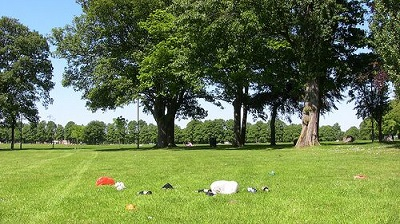
#> input picture Program/He Li/OPENCV/Photos/rubbish_2.jpg, 400 x 224 px
$ python basic.py
#> lines starting #> are read from the running program, lines starting #| are printed output that depends on the picture; after the words box and inside, x2 and y2 are one past the last pixel; in counts of white or black regions, pixels touching at a corner belong together
import cv2 as cv

img = cv.imread('Photos/rubbish_2.jpg')
#> img is the input picture: shape (224, 400, 3); mean B, G, R 77.6, 124.7, 107.1
cv.imshow("rubbish", img)

# Converting to grayscale (灰度变换)
gray = cv.cvtColor(img, cv.COLOR_BGR2GRAY)
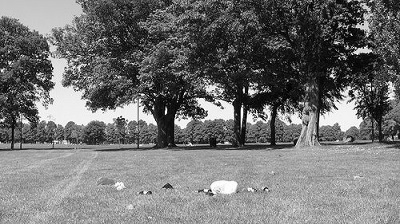
#> gray: shape (224, 400); min 0, max 255, mean 114.1
cv.imshow("GRAY", gray)

# Blur (模糊)
blur = cv.GaussianBlur(img, (3, 3), cv.BORDER_DEFAULT)
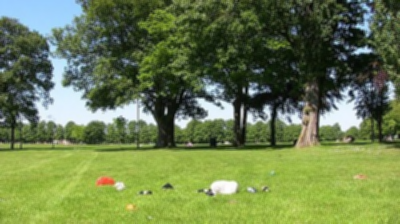
#> blur: shape (224, 400, 3); mean B, G, R 77.6, 124.7, 107.1
cv.imshow("Blur", blur)

# Edge Cascade(边缘级联), 可以通过对图像进行模糊从而减少无关边缘的获取
# canny = cv.Canny(img, 125, 175)  # 获取清晰图像
canny = cv.Canny(blur, 125, 175)  # 获取模糊图像
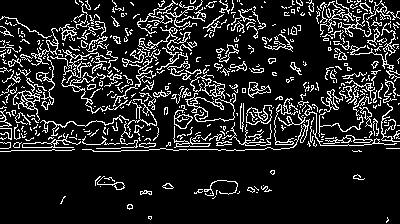
#> canny: shape (224, 400); 13.8% white in thin lines or dots
cv.imshow("Canny Edges", canny)

# Dilating the image (膨胀)
dilated = cv.dilate(canny, (7, 7), iterations=3)
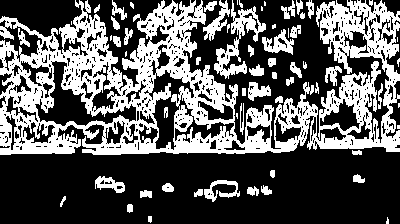
#> dilated: shape (224, 400); 35.6% white; 64 white regions (18 under 20 px), largest, box (x1, y1, x2, y2) and area: (0, 0, 400, 155) 26451, (214, 0, 266, 79) 1174, (262, 29, 294, 55) 387
cv.imshow("Dilated", dilated)

# Eroding (腐蚀)
eroded = cv.erode(dilated, (7, 7), iterations=3)
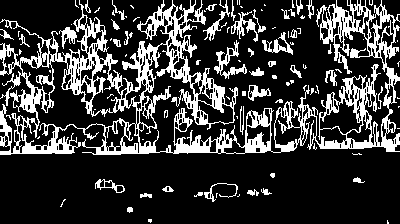
#> eroded: shape (224, 400); 22.4% white; 103 white regions (61 under 20 px), largest, box (x1, y1, x2, y2) and area: (0, 0, 400, 155) 16604, (214, 40, 247, 79) 361, (231, 11, 258, 42) 265
cv.imshow("Eroded", eroded)

# Resize (图像大小调整) ? 最后一个参数的区别
resized = cv.resize(img, (200, 200), interpolation=cv.INTER_CUBIC)
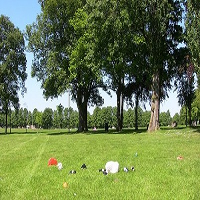
#> resized: shape (200, 200, 3); mean B, G, R 77.6, 124.7, 107.1
cv.imshow('Resize', resized)


# Cropping (图像裁剪)
cropped = img[50:200, 200:400]
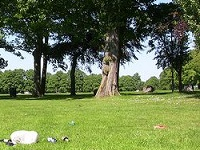
#> cropped: shape (150, 200, 3); mean B, G, R 75.7, 120.4, 105.6
cv.imshow('Cropped', cropped)

cv.waitKey(0)

$ run again, with Program/He Li/OPENCV/Photos/rubbish_3.jpg copied over Program/He Li/OPENCV/Photos/rubbish_2.jpg
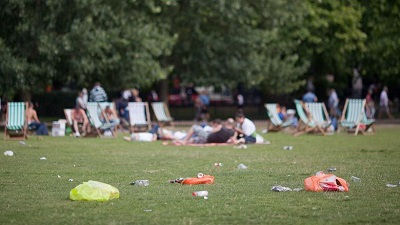
#> input picture Program/He Li/OPENCV/Photos/rubbish_3.jpg, 400 x 225 px
#> img is the input picture: shape (225, 400, 3); mean B, G, R 71.7, 95, 90.1
#> `canny = cv.Canny(blur, 125, 175)`:
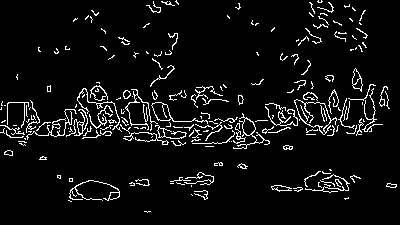
#> canny: shape (225, 400); 6% white in thin lines or dots
#> dilated: shape (225, 400); 16% white; 83 white regions (17 under 20 px), largest, box (x1, y1, x2, y2) and area: (0, 81, 341, 152) 7570, (338, 84, 383, 139) 739, (304, 169, 350, 196) 645
#> eroded: shape (225, 400); 8.4% white in thin lines or dots
#> `cropped = img[50:200, 200:400]`:
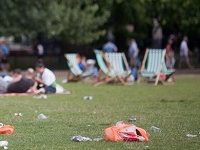
#> cropped: shape (150, 200, 3); mean B, G, R 79.2, 98.5, 97.1

$ run again, with Program/He Li/OPENCV/Photos/rubbish_4.jpg copied over Program/He Li/OPENCV/Photos/rubbish_2.jpg
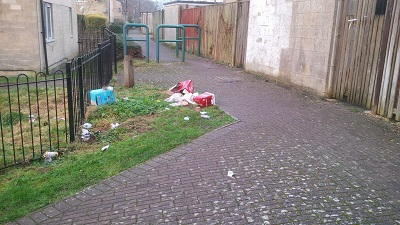
#> input picture Program/He Li/OPENCV/Photos/rubbish_4.jpg, 400 x 225 px
#> img is the input picture: shape (225, 400, 3); mean B, G, R 123.4, 130.6, 134.2
#> `canny = cv.Canny(blur, 125, 175)`:
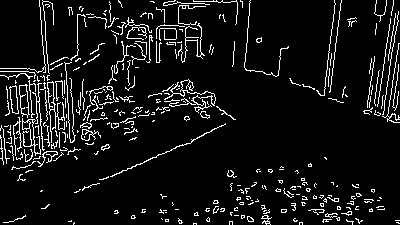
#> canny: shape (225, 400); 7.9% white in thin lines or dots
#> dilated: shape (225, 400); 18.1% white; 136 white regions (33 under 20 px), largest, box (x1, y1, x2, y2) and area: (0, 0, 107, 176) 4021, (156, 0, 238, 66) 1415, (148, 79, 216, 122) 1189
#> eroded: shape (225, 400); 10.3% white in thin lines or dots
#> `cropped = img[50:200, 200:400]`:
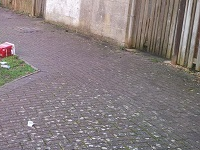
#> cropped: shape (150, 200, 3); mean B, G, R 127.8, 126.7, 136.5

$ run again, with Program/He Li/OPENCV/Photos/rubbish_5.jpg copied over Program/He Li/OPENCV/Photos/rubbish_2.jpg
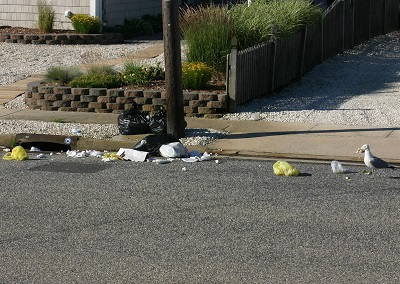
#> input picture Program/He Li/OPENCV/Photos/rubbish_5.jpg, 400 x 284 px
#> img is the input picture: shape (284, 400, 3); mean B, G, R 87.5, 97.3, 98.4
#> canny: shape (284, 400); 6% white in thin lines or dots, all inside (x1, y1, x2, y2) = (0, 0, 400, 180)
#> dilated: shape (284, 400); 17.5% white; 46 white regions (6 under 20 px), largest, box (x1, y1, x2, y2) and area: (0, 0, 400, 183) 16571, (361, 144, 400, 179) 494, (180, 37, 211, 77) 360
#> eroded: shape (284, 400); 9.2% white; 61 white regions (29 under 20 px), largest, box (x1, y1, x2, y2) and area: (152, 80, 400, 183) 3867, (0, 0, 167, 166) 3697, (0, 122, 115, 165) 957
#> `cropped = img[50:200, 200:400]`:
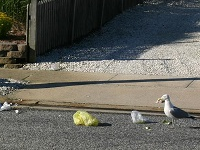
#> cropped: shape (150, 200, 3); mean B, G, R 89.4, 96.4, 96.7
